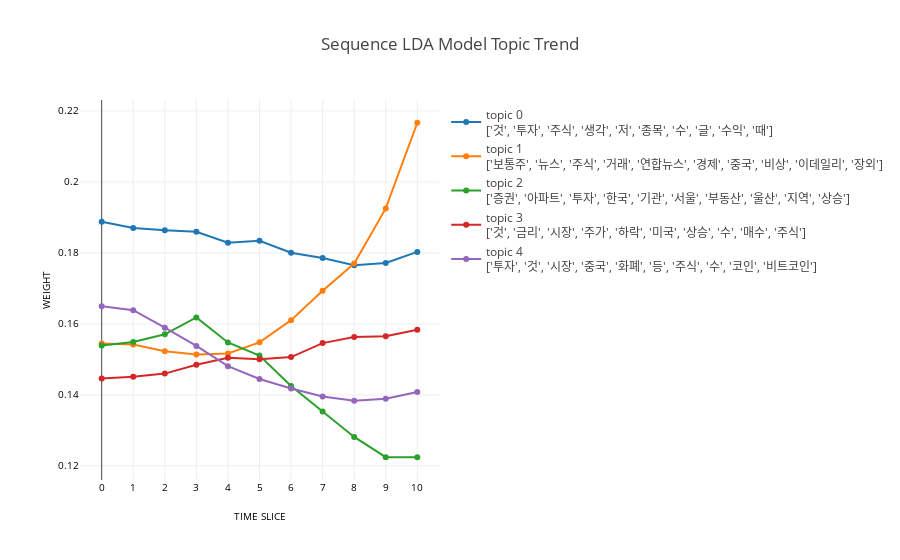

The notebook cell saved with this chart:
### Code cell
tc.set_plotly()
tc.get_sequence_topic_graph()

### Figure 1 — Plotly figure (JSON) as saved in the notebook; plotly's stock layout.template omitted (floating-point values rounded to 4 significant figures)
{"data": [{"name": "topic 0<br>['것', '투자', '주식', '생각', '저', '종목', '수', '글', '수익', '때']", "yaxis": "y", "marker": {}, "y": [0.1888, 0.187, 0.1864, 0.1859, 0.1829, 0.1834, 0.18, 0.1786, 0.1765, 0.1772, 0.1803], "x": ["0", "1", "2", "3", "4", "5", "6", "7", "8", "9", "10"], "type": "scatter"}, {"name": "topic 1<br>['보통주', '뉴스', '주식', '거래', '연합뉴스', '경제', '중국', '비상', '이데일리', '장외']", "yaxis": "y", "marker": {}, "y": [0.1545, 0.1542, 0.1523, 0.1514, 0.1517, 0.1548, 0.1611, 0.1693, 0.177, 0.1926, 0.2167], "x": ["0", "1", "2", "3", "4", "5", "6", "7", "8", "9", "10"], "type": "scatter"}, {"name": "topic 2<br>['증권', '아파트', '투자', '한국', '기관', '서울', '부동산', '울산', '지역', '상승']", "yaxis": "y", "marker": {}, "y": [0.1539, 0.1549, 0.1571, 0.1618, 0.1548, 0.1511, 0.1425, 0.1353, 0.1282, 0.1225, 0.1225], "x": ["0", "1", "2", "3", "4", "5", "6", "7", "8", "9", "10"], "type": "scatter"}, {"name": "topic 3<br>['것', '금리', '시장', '주가', '하락', '미국', '상승', '수', '매수', '주식']", "yaxis": "y", "marker": {}, "y": [0.1446, 0.1451, 0.146, 0.1485, 0.1505, 0.15, 0.1507, 0.1546, 0.1563, 0.1565, 0.1584], "x": ["0", "1", "2", "3", "4", "5", "6", "7", "8", "9", "10"], "type": "scatter"}, {"name": "topic 4<br>['투자', '것', '시장', '중국', '화폐', '등', '주식', '수', '코인', '비트코인']", "yaxis": "y", "marker": {}, "y": [0.165, 0.1639, 0.159, 0.1538, 0.1481, 0.1445, 0.1418, 0.1396, 0.1384, 0.139, 0.1408], "x": ["0", "1", "2", "3", "4", "5", "6", "7", "8", "9", "10"], "type": "scatter"}], "layout": {"yaxis": {"tickfont": {"color": "black", "size": 10}, "showexponent": "all", "showticklabels": true, "title": "WEIGHT", "tickangle": 0, "titlefont": {"color": "black", "size": 10}, "exponentformat": "e"}, "xaxis": {"tickfont": {"color": "black", "size": 10}, "showexponent": "all", "showticklabels": true, "title": "TIME SLICE", "tickangle": 0, "dtick": 1, "titlefont": {"color": "black", "size": 10}, "exponentformat": "e"}, "title": "Sequence LDA Model Topic Trend"}}
